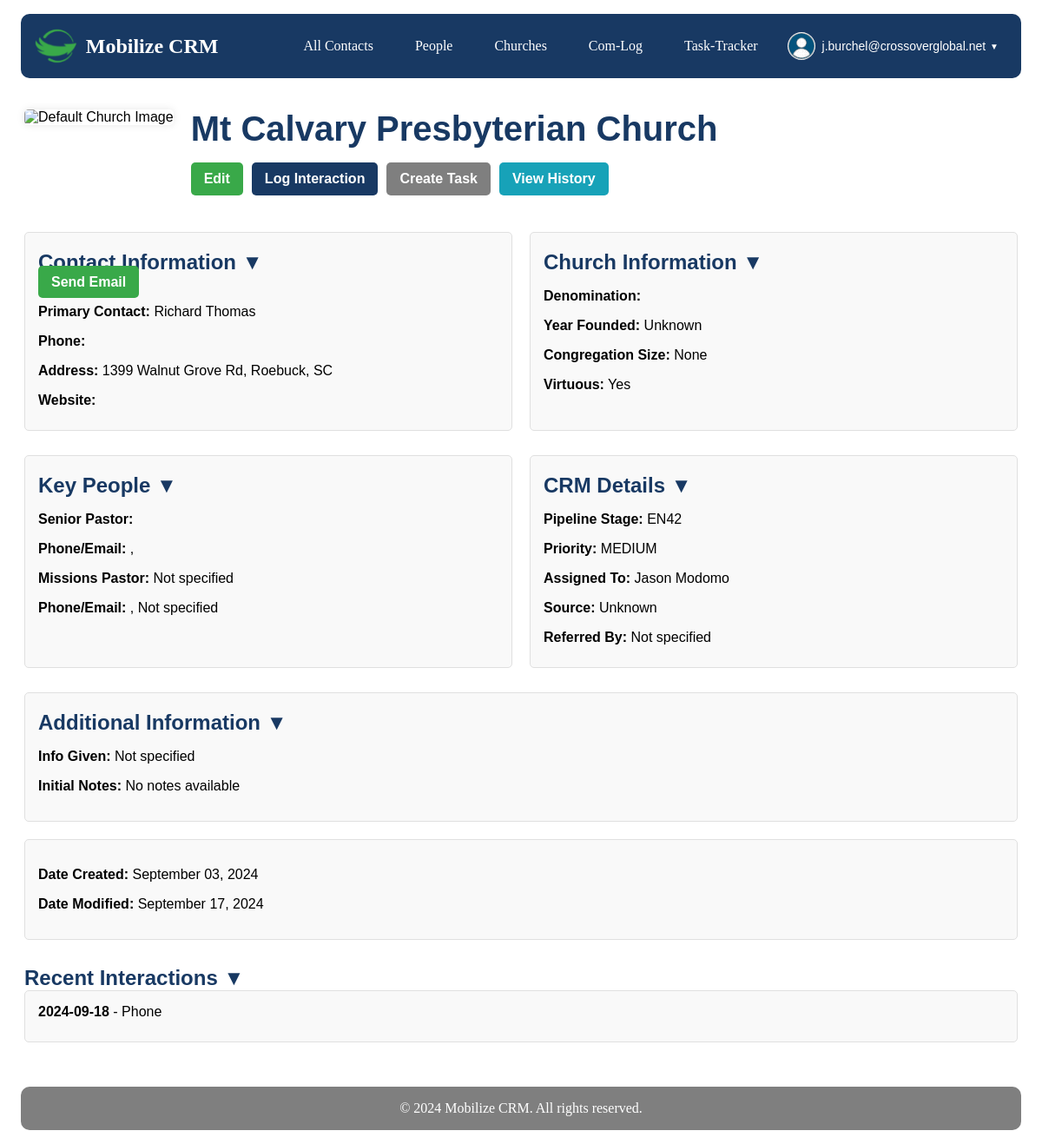
/contacts/church/1/ (signed in), run on an earlier commit of the app's database.
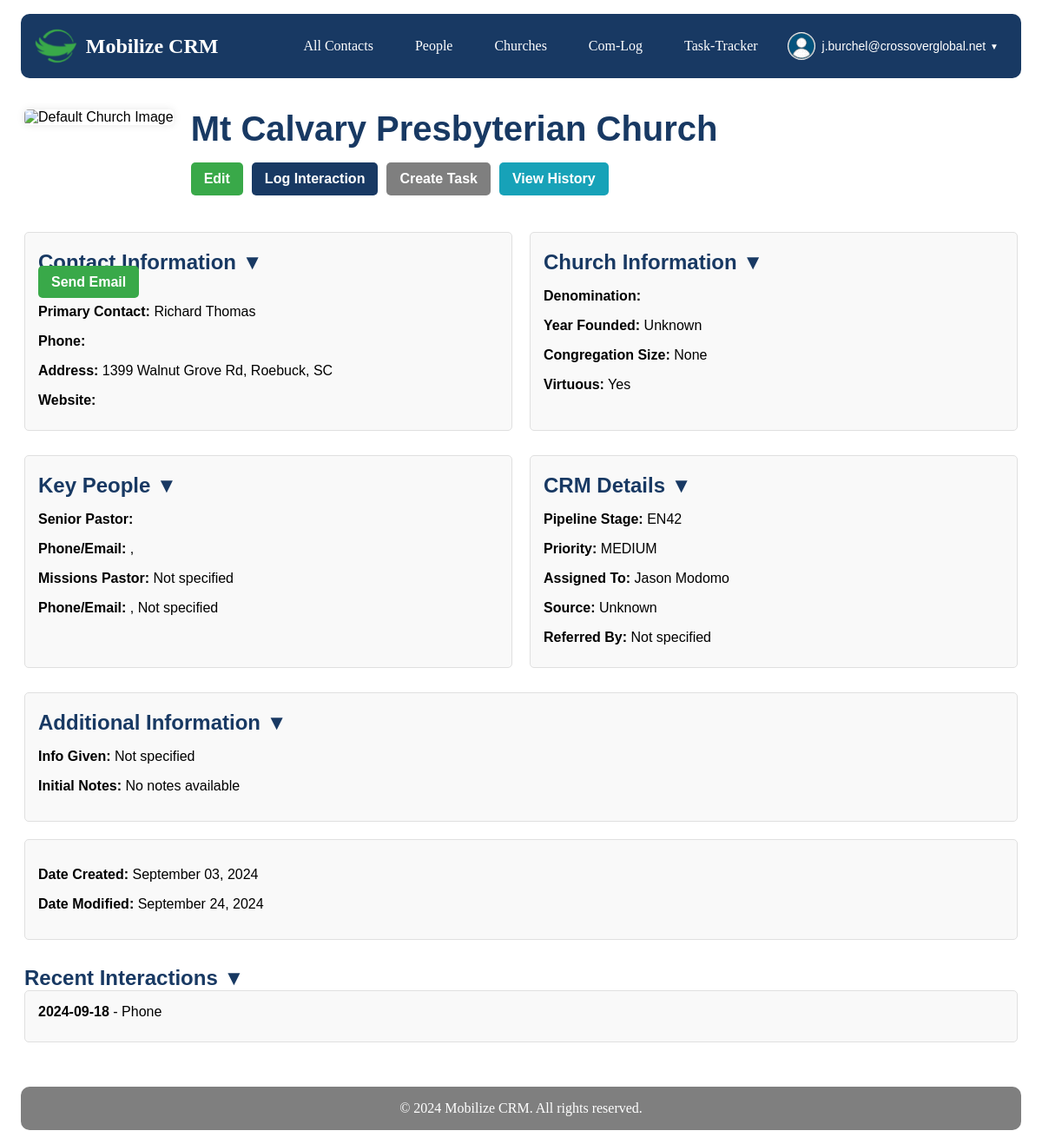
And on a later commit of the database.
### contacts/models.py (models this page shows, shortened)
class Contact(models.Model):
    STATE = (
        ('al', 'AL'), ('ak', 'AK'), ('az', 'AZ'), ('ar', 'AR'), ('ca', 'CA'),('co', 'CO'),('ct', 'CT'),('de', 'DE'), ('fl', 'FL'), ('ga', 'GA'),
        ('hi', 'HI'), ('id', 'ID'), ('il', 'IL'), ('in', 'IN'), ('ia', 'IA'), ('ks', 'KS'), ('ky', 'KY'), ('la', 'LA'), ('me', 'ME'),
        ('md', 'MD'), ('ma', 'MA'), ('mi', 'MI'), ('mn', 'MN'), ('ms', 'MS'), ('mo', 'MO'), ('mt', 'MT'), ('ne', 'NE'), ('nv', 'NV'),
        ('nh', 'NH'), ('nj', 'NJ'), ('nm', 'NM'), ('ny', 'NY'), ('nc', 'NC'), ('nd', 'ND'), ('oh', 'OH'), ('ok', 'OK'), ('or', 'OR'),
        ('pa', 'PA'), ('ri', 'RI'), ('sc', 'SC'), ('sd', 'SD'), ('tn', 'TN'), ('tx', 'TX'), ('ut', 'UT'), ('vt', 'VT'), ('va', 'VA'),
        ('wa', 'WA'), ('wv', 'WV'), ('wi', 'WI'), ('wy', 'WY'),('dc', 'DC')
    )
    PREFERRED_CONTACT_METHODS = (
        ('email', 'Email'),('phone', 'Phone'),('text', 'Text'),('Facebook Messanger',
        'Facebook Messanger'),('whatsapp', 'Whatsapp'),('groupme', 'Groupme'),('signal', 'Signal'),('other', 'Other')
    )
    church_name = models.CharField(max_length=100, null=True, blank=True)
    first_name = models.CharField(max_length=100)
    last_name = models.CharField(max_length=100)
    image = models.ImageField(upload_to=get_image_path, null=True, blank=True)
    preferred_contact_method = models.CharField(max_length=100, choices=PREFERRED_CONTACT_METHODS)
    phone = models.CharField(max_length=50)
    email = models.EmailField()
    street_address = models.CharField(max_length=200, null=True, blank=True)
    city = models.CharField(max_length=100, null=True, blank=True)
    state = models.CharField(max_length=2, choices=STATE, null=True, blank=True)
    zip_code = models.CharField(max_length=10, null=True, blank=True)
    initial_notes = models.TextField(null=True, blank=True)
    date_created = models.DateField(auto_now_add=True,null=True, blank=True)
    date_modified = models.DateField(auto_now=True,null=True, blank=True)
    com_log = GenericRelation(ComLog)

### contacts/views.py (the view)
# urls.py: path('church/<int:pk>/', views.ChurchDetailView.as_view(), name='church_detail'),
@method_decorator(login_required, name='dispatch')
class ChurchDetailView(DetailView, LoginRequiredMixin):
    model = Church
    template_name = 'contacts/church_detail.html'
    context_object_name = 'church'
    def get_context_data(self, **kwargs):
        context = super().get_context_data(**kwargs)
        church_content_type = ContentType.objects.get_for_model(Church)
        contact_content_type = ContentType.objects.get_for_model(Contact)
        recent_communications = ComLog.objects.filter(
            (Q(content_type=church_content_type) & Q(object_id=self.object.id)) |
            (Q(content_type=contact_content_type) & Q(object_id=self.object.contact_ptr_id))
        ).order_by('-date')
        logger.info(f"ChurchDetailView: Fetched {recent_communications.count()} recent communications for Church {self.object.id}")
        for comm in recent_communications:
            logger.info(f"ChurchDetailView: ComLog: {comm.id}, Date: {comm.date}, Type: {comm.communication_type}, Content Type: {comm.content_type}")
        context['recent_communications'] = recent_communications
        return context

### contacts/templates/contacts/church_detail.html (shortened to what the changed rows need)
{% extends 'core/base.html' %}
{% load static %}
{% block extra_css %}
<link rel="stylesheet" href="{% static 'css/church_detail.css' %}">
{% endblock %}
{% block content %}
<div class="church-detail-container">
    <div class="church-header">
        <div class="church-title-and-actions">
            <h1 class="church-name">{{ church.church_name }}</h1>
            <div class="church-actions">
                <a href="{% url 'contacts:church_edit' church.pk %}" class="btn btn-edit">Edit</a>
                <a href="{% url 'com_log:create' %}" class="btn btn-log">Log Interaction</a>
                <a href="{% url 'task_tracker:task_create' %}" class="btn btn-task">Create Task</a>
                <a href="{% url 'com_log:contact_interactions' contact_type='church' contact_id=church.id %}" class="btn btn-history">View History</a>
            </div>
        </div>
    </div>
    <div class="church-info">
        <div class="info-section collapsible">
            <h2>Contact Information <span class="toggle-icon">▼</span></h2>
            <div class="section-content">
                <a href="{% url 'contacts:send_email' contact_type='church' contact_id=church.id %}" class="btn btn-edit">Send Email</a>
                <p><strong>Primary Contact:</strong> {{ church.primary_contact_first_name }} {{ church.primary_contact_last_name }}</p>
                <p><strong>Phone:</strong> {{ church.phone }}</p>
                <p><strong>Address:</strong> {{ church.street_address }}, {{ church.city }}, {{ church.get_state_display }} {{ church.zip_code }}</p>
                <p><strong>Website:</strong> <a href="{{ church.website }}" target="_blank">{{ church.website }}</a></p>
            </div>
        </div>
        <div class="info-section collapsible">
            <h2>Church Information <span class="toggle-icon">▼</span></h2>
        </div>
        <div class="info-section collapsible">
            <h2>Key People <span class="toggle-icon">▼</span></h2>
        </div>
        <div class="info-section collapsible">
            <h2>CRM Details <span class="toggle-icon">▼</span></h2>
        </div>
    </div>
    <div class="additional-info collapsible">
        <h2>Additional Information <span class="toggle-icon">▼</span></h2>
        <div class="section-content">
            <p><strong>Info Given:</strong> {{ church.info_given|default:"Not specified" }}</p>
            <p><strong>Initial Notes:</strong> {{ church.initial_notes|default:"No notes available" }}</p>
        </div>
    </div>
    <div class="metadata">
        <p><strong>Date Created:</strong> {{ church.date_created|date:"F d, Y" }}</p>
        <p><strong>Date Modified:</strong> {{ church.date_modified|date:"F d, Y" }}</p>
    </div>
    <div class="interaction-history collapsible">
        <h2>Recent Interactions <span class="toggle-icon">▼</span></h2>
    </div>
</div>
{% endblock %}

What changed in the data, as far as the page shows it:
changed Contact "Mt Calvary Presbyterian Church": date_modified "September 17, 2024" → "September 24, 2024"
